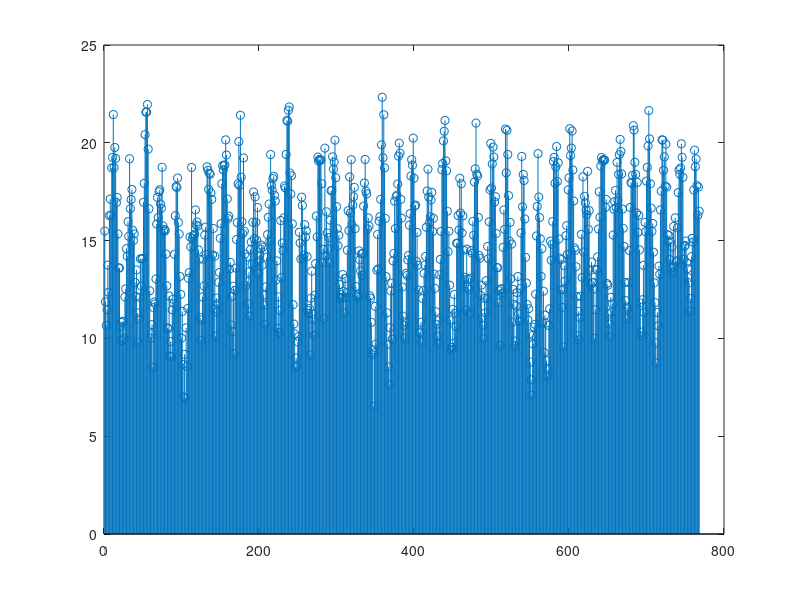

The MATLAB source for this figure: (Note: this script raises an error after producing the figure.)
fs = 16000;
T = 1/fs;

M = csvread('dataTest.csv');
figure(3)
stem(M(:,4))
M(:,1) = M(:,1)/max(M(:,1));
M(:,2) = M(:,2)/max(M(:,2));
M(:,3) = M(:,3)/max(M(:,3));
M(:,4) = M(:,4)/max(M(:,4));

for j = 1:4
    for i = 3:length(M(:,1))
        M(i,j)= mean(M(i-2:i,j));
    end
end
channelA_FFT=fft(M(:,1));
channelB_FFT = fft(M(:,2));
channelC_FFT = fft(M(:,3));
channelD_FFT = fft(M(:,4));


stem(M(:,4))
phaseDiff_A_B = 1.*(-phase(channelA_FFT)+phase(channelB_FFT));
phaseDiff_A_C = 1.*(-phase(channelA_FFT)+phase(channelC_FFT));
phaseDiff_A_D = 1.*(-phase(channelA_FFT)+phase(channelD_FFT));

figure(1)
subplot(2,1,2)
stem(phase(channelA_FFT))
ylabel('phase')
subplot(2,1,1)
stem(abs(channelA_FFT))
ylabel('mag')

figure(2)
subplot(2,1,2)
stem(phase(channelB_FFT))
ylabel('phase')
subplot(2,1,1)
stem(abs(channelB_FFT))
ylabel('mag')


delta_L = 343.*phaseDiff_A_B(35:45).*T./(2*pi);

angles =  abs(acos(delta_L/.0457));%*180/pi;
angles*180/pi
d =.0475;
%L = (delta_L.^2 - delta_L* + .0457^2)./(delta_L.*(-1))

%L2 = (.0457^2)./delta_L

L3 = (delta_L.^2 + d^2 - delta_L.*d.*cos(angles));
L3 = L3./(d.*cos(angles)-2.*delta_L)
